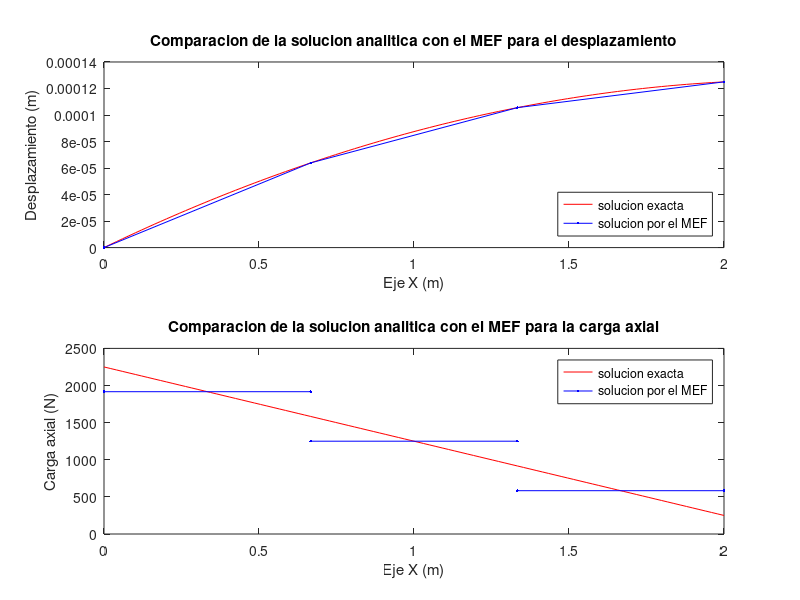

Source code (MATLAB):
%% definicion del problema
% Calcule los desplazamientos y las reacciones en el empotramiento 
% de la barra mostrada
% 
% | b (carga distribuida de magnitud b)
% |->->->->->->->->->->->->->->->->
% |====*====*====*====....====*====o-> P (carga puntual P en nodo nno)
% 1    2    3    4          nno-1  nno
% |<----longitud L de la barra---->|   el area transversal de la barra es A

%% defino las variables
nef = 3;                      % numero de elementos finitos (EF)
nno = nef+1;                  % numero de nodos
ngdl = nno;                   % numero de grados de libertad
E   = 200e9;    % Pa          % modulo de elasticidad de la barra
A   = (0.01)^2; % m^2         % area transversal de la barra
L   = 2;        % m           % longitud de la barra
b   = 1000;     % N/m         % fuerza axial aplicada sobre cada EF
P   = 250;      % N           % carga nodal al final de la barra

xnod = linspace(0, L, nno);   % posicion de los nodos
Le  = diff(xnod);             % longitud de cada EF (= repmat(L/nef, nef, 1))
k   = E.*A./Le;               % rigidez de cada EF

LaG = [(1:(nno-1))' (2:nno)']; % definicion de EFs con respecto a nodos

%% Relacion de cargas puntuales
f = zeros(ngdl,1); % vector de fuerzas nodales equivalentes global
f(nno) = P;        % relaciono la carga puntual en el nodo "nno"

%% ensamblo la matriz de rigidez global y el vector de fuerzas nodales
%  equivalentes global
K = zeros(ngdl);   % matriz de rigidez global
for e = 1:nef % ciclo sobre todos los elementos finitos
   idx = LaG(e,:);
   K(idx,idx) = K(idx,idx) + k(e)*[1 -1; -1 1];
   f(idx,:)   = f(idx,:)   + ((b*Le(e))/2)*[1; 1];
end;

%% grados de libertad del desplazamiento conocidos y desconocidos
c = 1;    d = setdiff(1:ngdl, c);

% f = vector de fuerzas nodales equivalentes
% q = vector de fuerzas nodales de equilibrio del elemento
% a = desplazamientos

%| qd |   | Kcc Kcd || ac |   | fd | 
%|    | = |         ||    | - |    |     Recuerde que qc=0 (siempre)
%| qc |   | Kdc Kdd || ad |   | fc |

%% extraigo las submatrices y especifico las cantidades conocidas
Kcc = K(c,c); Kcd = K(c,d); fd = f(c);
Kdc = K(d,c); Kdd = K(d,d); fc = f(d);

% f = vector de fuerzas nodales equivalentes
% q = vector de fuerzas nodales de equilibrio del elemento
% a = desplazamientos
ac = 0;               % desplazamientos conocidos (en el gdl 1)

%% resuelvo el sistema de ecuaciones
ad = Kdd\(fc-Kdc*ac);        % calculo desplazamientos desconocidos
qd = Kcc*ac + Kcd*ad - fd;   % calculo fuerzas de equilibrio desconocidas
a = zeros(ngdl,1);  a(c) = ac;  a(d) = ad; % desplazamientos 
q = zeros(ngdl,1);  q(c) = qd;             % fuerzas nodales equivalentes

%% calculo las cargas axiales en cada elemento finito
faxial = zeros(nef,1);
for e = 1:nef % ciclo sobre todas los elementos finitos
   Be = [-1/Le(e) 1/Le(e)];
   ae = a(LaG(e,:));
   faxial(e) = (E*A)*Be*ae; % = D*B(e)*a(e)
end;

%% imprimo los resultados
format short g
disp('Desplazamientos (m) = ');                        a 
disp('Fuerzas nodales equivalentes(N) = ');            f
disp('Fuerzas nodales de equilibrio (N) = ');          q
disp('Cargas axiales en cada elemento finito (N) = '); faxial 

%% Grafico la solucion analitica y la solucion por el MEF
% 1) grafico los desplazamientos de la barra
u = @(x) (-b*x.^2/2 + (P + b*L)*x)/(E*A); % solucion analitica para el despl.

figure                             % cree un nuevo lienzo
subplot(2,1,1);                    % grafique en la parte superior (1) del lienzo
xx = linspace(0,L,100);            % 100 puntos unif/ distrib. entre 0 y L
plot(xx, u(xx), 'r');              % grafico solucion analitica
hold on;                           % no borre el lienzo 
plot(xnod, a, 'b.-');              % grafico solucion por MEF
title('Comparacion de la solucion analitica con el MEF para el desplazamiento');
xlabel('Eje X (m)')                % titulo del eje X
ylabel('Desplazamiento (m)')       % titulo del eje Y
legend('solucion exacta','solucion por el MEF', 'Location','SouthEast');

% 2) grafico la carga axial de la barra
faxial_exacta = @(x) (P + b*(L-x)); % solucion analitica para la carga axial

subplot(2,1,2);                    % grafique en la parte inferior (2) del lienzo
plot(xx, faxial_exacta(xx), 'r');  % grafico solucion analitica
hold on;                           % no borre el lienzo
for e = 1:nef % ciclo sobre todas los elementos finitos
   plot([xnod(e) xnod(e+1)], [faxial(e) faxial(e)], 'b.-'); % grafico solucion por MEF
end;
title('Comparacion de la solucion analitica con el MEF para la carga axial');
xlabel('Eje X (m)')                % titulo del eje X
ylabel('Carga axial (N)')          % titulo del eje Y
legend('solucion exacta','solucion por el MEF', 'Location','NorthEast');

return; %bye, bye!!!
